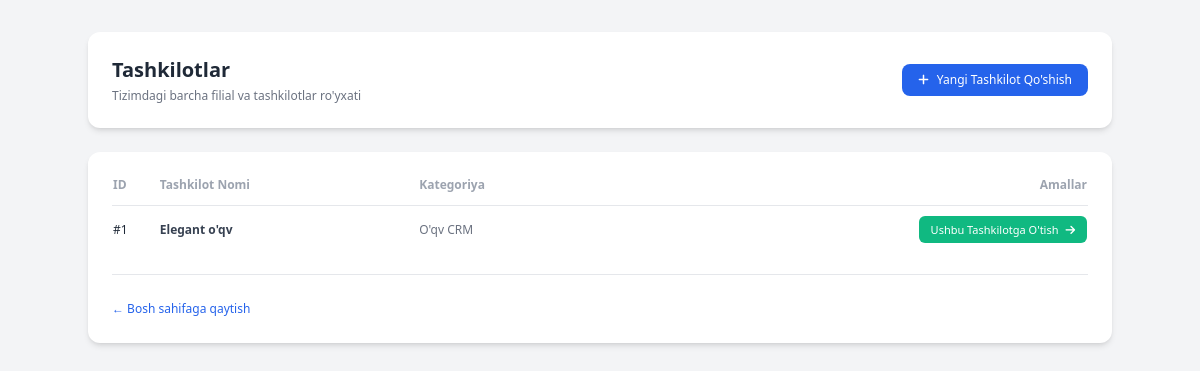
The app's page /dashboard12/oqv-crm/4/tenants/ (signed in), older data.
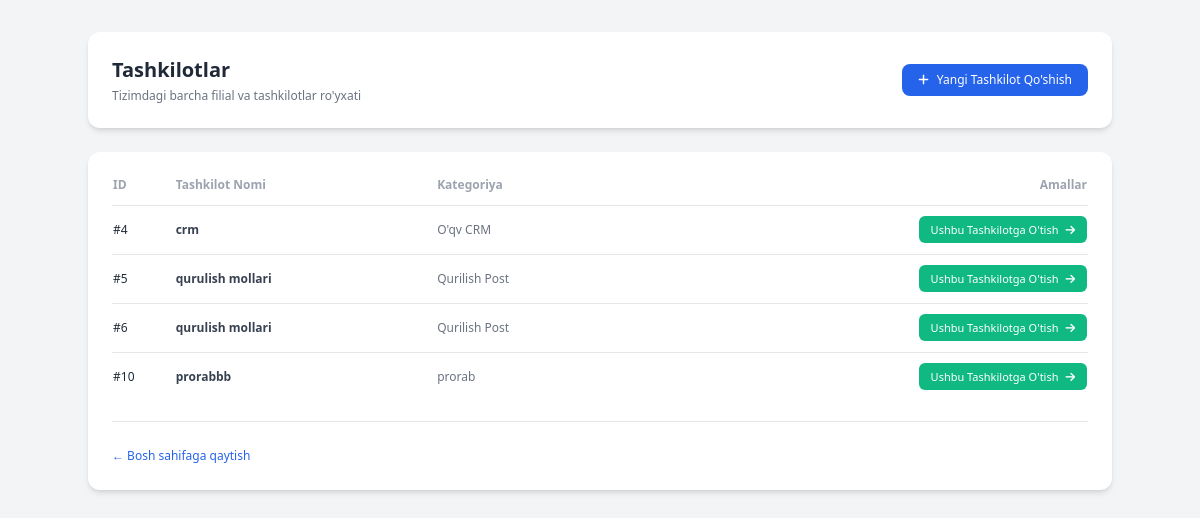
The same page, newer data.
### start/models.py (models this page shows, shortened)
class Tenant(models.Model):
    name = models.CharField(max_length=200)
    category = models.ForeignKey(Category, on_delete=models.PROTECT, related_name="tenants")
    owner_phone = models.CharField(max_length=20, blank=True)
    created_at = models.DateTimeField(auto_now_add=True)

class Category(models.Model):
    MODULE_CRM = "crm"
    MODULE_POS = "pos"
    MODULE_QUR = "qur"
    MODULE_PRARAB = "prarab"  # <-- Prarablar moduli qo'shildi
    MODULE_BOGCHA = "bogcha"
    MODULE_GUGURT = "gugurt"
    MODULE_TYPE_CHOICES = [
        (MODULE_CRM, "CRM (oquv markaz, klinika va h.k.)"),
        (MODULE_POS, "POS (dokon, market)"),
        (MODULE_QUR, "QUR (qurilish mollar dokoni)"),
        (MODULE_PRARAB, "Prarab va Qurilish logistikasi"),  # <-- Admin paneldagi nomi
        (MODULE_BOGCHA, "BOGCHA (bogcha, xususiy maktab)"),
        (MODULE_GUGURT, "GUGURT (import va tarqatish)"),
    ]
    name = models.CharField(max_length=100)
    slug = models.SlugField(unique=True)
    module_type = models.CharField(
        max_length=10, choices=MODULE_TYPE_CHOICES, default=MODULE_CRM,
        help_text="Qaysi tizim ishlatilishini belgilaydi: CRM, POS yoki Prarab.",
    )
    is_available = models.BooleanField(
        default=False,
        help_text="Modul tayyor bolgach True qiling. False bolsa dashboardda blok holatda korinadi.",
    )

### start/views.py (the view)
# urls.py: path('dashboard12/<slug:slug>/<int:tenant_id>/tenants/', views.tenant_list, name='tenant_list'),
@login_required
def tenant_list(request, slug='main', tenant_id=1):
    tenants = Tenant.objects.all()
    context = {
        'tenants': tenants,
        'slug': slug,
        'tenant_id': tenant_id,
        'user_name': request.user.first_name or request.user.username,
    }
    return render(request, 'dashboard/tenant_list.html', context)

### start/context_processors.py (called while the page is built)
def notifications(request):
    resolver = getattr(request, "resolver_match", None)
    if not resolver:
        return {}
    tenant_id = resolver.kwargs.get("tenant_id")
    if not tenant_id:
        return {}
    try:
        tenant = Tenant.objects.get(pk=tenant_id)
    except Tenant.DoesNotExist:
        return {}
    count = 0
    count += Product.objects.filter(
        tenant=tenant, is_active=True, quantity__lte=F("min_quantity")
    ).count()
    today = timezone.now().date()
    count += Payment.objects.filter(tenant=tenant, is_paid=False, due_date__lte=today).count()
    return {"notif_count": count}

### templates/dashboard/tenant_list.html (shortened to what this page needs)
<!DOCTYPE html>
<html lang="uz">
<head>
    <script src="https://cdn.tailwindcss.com"></script>
    <link rel="stylesheet"
          href="https://cdnjs.cloudflare.com/ajax/libs/font-awesome/6.4.0/css/all.min.css">
</head>
<body class="bg-gray-100 min-h-screen p-8">
<div class="max-w-5xl mx-auto">
    <div class="bg-white p-6 rounded-xl shadow-md mb-6">
        <div class="flex justify-between items-center">
            <div>
                <h1 class="text-xl font-bold text-gray-800">
                    Tashkilotlar
                </h1>
                <p class="text-xs text-gray-500 mt-1">
                    Tizimdagi barcha filial va tashkilotlar ro'yxati
                </p>
            </div>
            <a href="{% url 'tenant_create' slug tenant_id %}"
               class="bg-blue-600 hover:bg-blue-700 text-white text-xs px-4 py-2 rounded-lg font-medium flex items-center gap-2">
                <i class="fa-solid fa-plus"></i>
                Yangi Tashkilot Qo'shish
            </a>
        </div>
    </div>
    <div class="bg-white p-6 rounded-xl shadow-md">
        <div class="overflow-x-auto">
            <table class="w-full text-left text-xs">
                <thead>
                    <tr class="text-gray-400 border-b">
                        <th class="pb-3 font-semibold">
                            ID
                        </th>
                        <th class="pb-3 font-semibold">
                            Tashkilot Nomi
                        </th>
                        <th class="pb-3 font-semibold">
                            Kategoriya
                        </th>
                        <th class="pb-3 font-semibold text-right">
                            Amallar
                        </th>
                    </tr>
                </thead>
                <tbody class="divide-y">
                    {% for t in tenants %}
                    <tr class="hover:bg-gray-50">
                        <td class="py-4 font-medium text-gray-800">
                            #{{ t.id }}
                        </td>
                        <td class="py-4 font-semibold text-gray-700">
                            {{ t.name }}
                        </td>
                        <td class="py-4 text-gray-500">
                            {{ t.category.name|default:"—" }}
                        </td>
                        <td class="py-4 text-right">
                            <a href="{% url 'tenant_dashboard' t.category.slug t.id %}"
                               class="bg-emerald-500 hover:bg-emerald-600 text-white px-3 py-1.5 rounded-md text-[11px]">
                                Ushbu Tashkilotga O'tish
                                <i class="fa-solid fa-arrow-right ml-1"></i>
                            </a>
                        </td>
                    </tr>
                    {% endfor %}
                </tbody>
            </table>
        </div>
        <div class="pt-5 mt-5 border-t">
            <a href="{% url 'tenant_dashboard' slug tenant_id %}"
               class="text-xs text-blue-600 hover:underline">
                &larr; Bosh sahifaga qaytish
            </a>
        </div>
    </div>
</div>
</body>
</html>

Row changes from the older to the newer data that the page shows:
removed Tenant: id "1", name "Elegant o'qv", category.name "O'qv CRM"
added Tenant: id "4", name "crm", category.name "O'qv CRM"
added Tenant: id "5", name "qurulish mollari", category.name "Qurilish Post"
added Tenant: id "6", name "qurulish mollari", category.name "Qurilish Post"
added Tenant: id "10", name "prorabbb", category.name "prorab"
